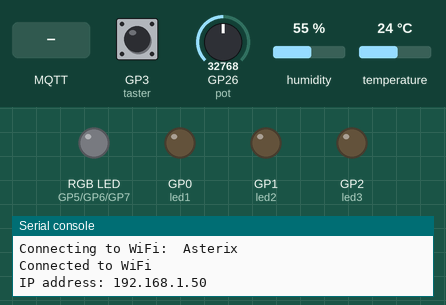
The program below on a simulated Raspberry Pi Pico running MicroPython. Parts: an RGB LED mixed from three pins (HIGH = lit), output pins drawn as LEDs (lit = HIGH), the last lines printed to the serial console. Inputs (shaded band) come from the test bench; at power-on: GP3 (taster) LOW, GP26 (pot) = 32768, humidity 55 %, temperature 24 °C (analog values on the 0–65535 scale). WiFi joins after 1.5 s; no MQTT or app messages arrive unless stated.

Above: at 2.8 s.
2.9 s: MQTT message "1" arrives on the first subscribed topic
At 4.1 s:
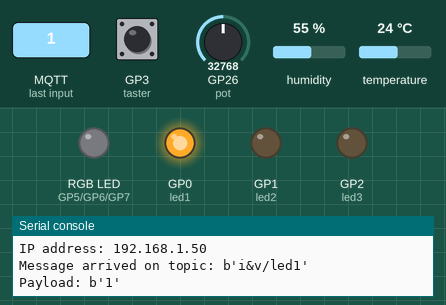
4.4 s: MQTT message "0" arrives on the first subscribed topic
At 5.6 s:
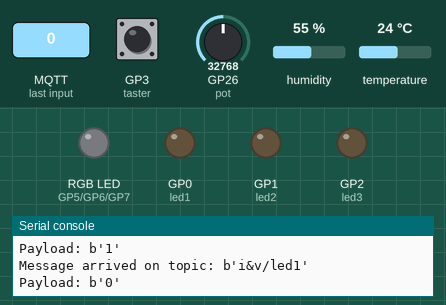
Timing chart, 0 to 7.4 s (numbered marks = the images above; inputs shaded):
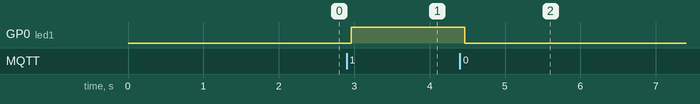

Measured:
- after the input at 2.9 s, GP0 (led1): LOW → HIGH after 0.06 s
- after the input at 4.4 s, GP0 (led1): HIGH → LOW after 0.06 s

The program:

z3.py
```python
from machine import Pin, ADC, PWM, Timer
import network
import time
import simple
import dht

# Konfiguracija WiFi veze
wifi_ssid = "Asterix"
wifi_password = "123a456d78"

# Konfiguracija MQTT protokola
mqtt_server = "broker.hivemq.com"
mqtt_topic_led1 = b"i&v/led1"
mqtt_topic_led2 = b"i&v/led2"
mqtt_topic_led3 = b"i&v/led3"
mqtt_topic_pot =  b"i&v/potenciometar"
mqtt_topic_taster = b"i&v/taster"
mqtt_topic_rgbRed = b"i&v/rgbRed"
mqtt_topic_rgbGreen = b"i&v/rgbGreen"
mqtt_topic_rgbBlue = b"i&v/rgbBlue"
mqtt_topic_sensor = b"i&v/dht11"
mqtt_client_name = "mbedSim"

# Inicijalizacija mreže
print("Connecting to WiFi: ", wifi_ssid)
wifi = network.WLAN(network.STA_IF)
wifi.active(True)
wifi.connect(wifi_ssid, wifi_password)

# Čekanje na vezu
while not wifi.isconnected():
    pass

# Uspješno povezan na WiFi
print("Connected to WiFi")
print("IP address:", wifi.ifconfig()[0])

# Podešavanje pinova
taster = Pin(3, Pin.IN)
led1 = Pin(0, Pin.OUT)
led2 = Pin(1, Pin.OUT)
pot = ADC(Pin(26))
led3 = PWM(Pin(2))
led3.freq(1000)

rgbRed = PWM(Pin(5))
rgbGreen = PWM(Pin(6))
rgbBlue = PWM(Pin(7))
rgbRed.freq(1000)
rgbGreen.freq(1000)
rgbBlue.freq(1000)

sensor = dht.DHT11(Pin(28))

# Callback funkcije za primljene poruke (kontrola LED dioda)
def message_arrived_led1(topic, msg):
    print("Message arrived on topic:", topic)
    print("Payload:", msg)
    led1.value(int(float(msg)))

def message_arrived_led2(topic, msg):
    print("Message arrived on topic:", topic)
    print("Payload:", msg)
    led2.value(int(float(msg)))

def message_arrived_led3(topic, msg):
    print("Message arrived on topic:", topic)
    print("Payload:", msg)
    led3.duty_u16(int(float(msg)*65535))

def message_arrived_rgbRed(topic, msg):
    print("Message arrived on topic:", topic)
    print("Payload:", msg)
    rgbRed.duty_u16(int(float(msg)*65535))

def message_arrived_rgbGreen(topic, msg):
    print("Message arrived on topic:", topic)
    print("Payload:", msg)
    rgbGreen.duty_u16(int(float(msg)*65535))

def message_arrived_rgbBlue(topic, msg):
    print("Message arrived on topic:", topic)
    print("Payload:", msg)
    rgbBlue.duty_u16(int(float(msg)*65535))

# Custom callback dispatcher procedura za prosljeđivanje poruke na tačan topic
def custom_dispatcher(topic, msg):
    if topic == mqtt_topic_led1:
        message_arrived_led1(topic, msg)
    elif topic == mqtt_topic_led2:
        message_arrived_led2(topic, msg)
    elif topic == mqtt_topic_led3:
        message_arrived_led3(topic, msg)
    elif topic == mqtt_topic_rgbRed:
        message_arrived_rgbRed(topic, msg)
    elif topic == mqtt_topic_rgbGreen:
        message_arrived_rgbGreen(topic, msg)
    elif topic == mqtt_topic_rgbBlue:
        message_arrived_rgbBlue(topic, msg)

# Interrupt rutina za senzor
def sensorReport(pin):
    sensor.measure()
    temperature = sensor.temperature()
    humidity = sensor.humidity()
    publish = str("Sensor\nTemp: " + str(temperature) + "\nHumidity: " + str(humidity))
    buf = "{{\"Senzor\": \n{}}}".format(publish)
    client.publish(mqtt_topic_sensor, publish)

# Inicijalizacija varijabli za status potenciometra i tastera
taster_state = taster.value()
last_pot_value = pot.read_u16()

# Povezivanje na MQTT broker
client = simple.MQTTClient(client_id=mqtt_client_name, server=mqtt_server, port=1883)
client.connect()

# Subscribe na teme
client.set_callback(custom_dispatcher)
client.subscribe(mqtt_topic_led1)
client.subscribe(mqtt_topic_led2)
client.subscribe(mqtt_topic_led3)
client.subscribe(mqtt_topic_rgbRed)
client.subscribe(mqtt_topic_rgbGreen)
client.subscribe(mqtt_topic_rgbBlue)
client.subscribe(mqtt_topic_sensor)

# Inicijalizacija Timera za interrupte senzora
t = Timer(period=10000, callback=sensorReport, mode=Timer.PERIODIC)

# Main loop
while True:
    # Slanje stanja tastera
    if taster.value() != taster_state:
        taster_state = taster.value()
        buf = "{{\"Taster\": {}}}".format(taster_state)
        client.publish(mqtt_topic_taster, buf)

    # Slanje vrijednosti potenciometra
    pot_value = pot.read_u16()
    if pot_value != last_pot_value:
        last_pot_value = pot_value
        buf = "{{\"Potenciometar\": {}}}".format(pot_value)
        client.publish(mqtt_topic_pot, buf)

    # Provjera dolazećih poruka, na dolazeću poruku se poziva Dispatcher za callback
    client.check_msg()

    time.sleep(0.1)
```
